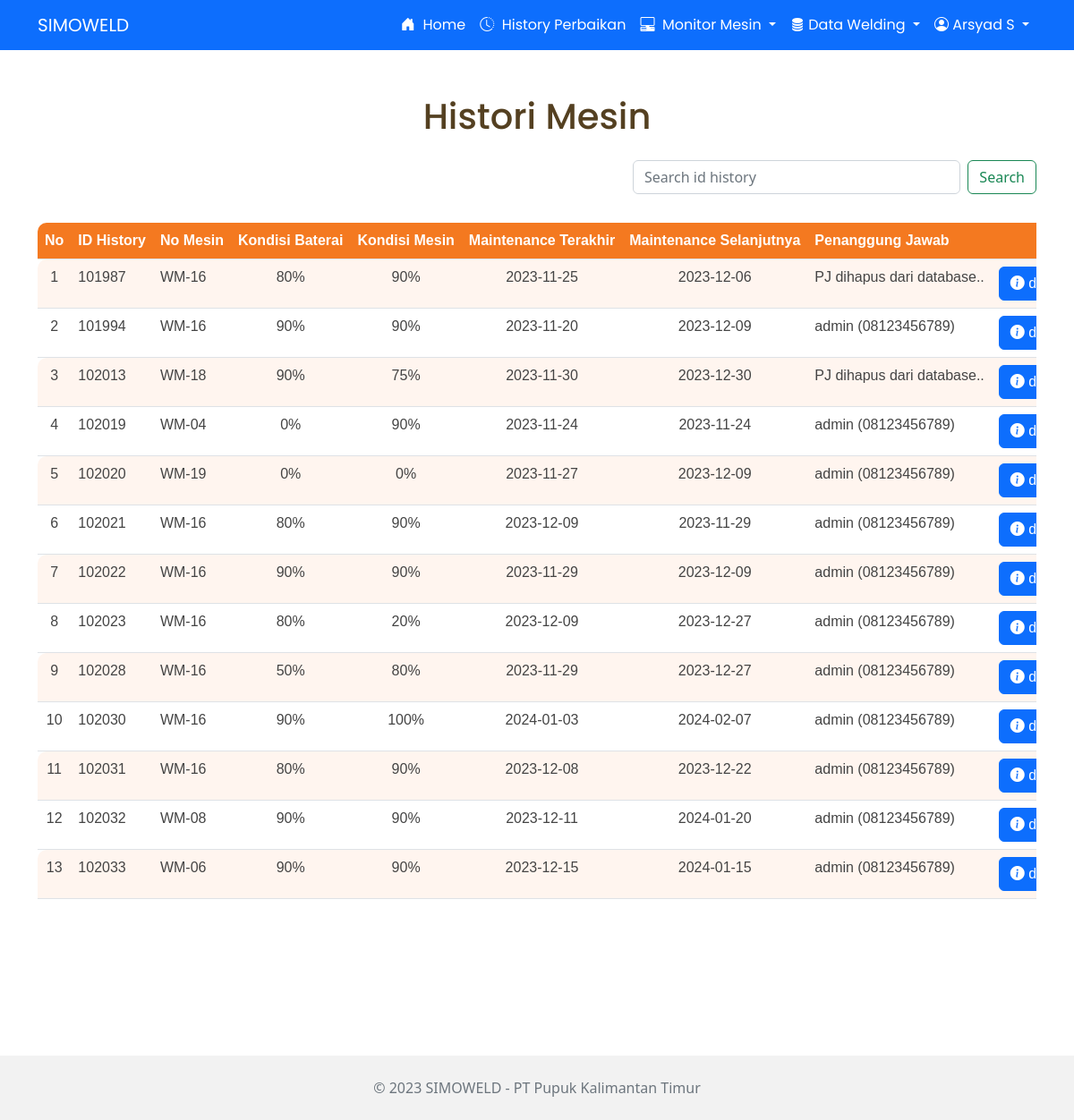
Screenshot of /history_all.php (signed in) with the database file from the repository.
### tables this page shows
CREATE TABLE `tb_user` (
  `usr_id` varchar(20) NOT NULL,
  `usr_name` varchar(50) NOT NULL,
  `usr_hp` varchar(15) NOT NULL,
  `usr_departemen` varchar(75) NOT NULL,
  `usr_role` varchar(10) NOT NULL,
  `usr_password` varchar(255) NOT NULL
);

CREATE TABLE `tb_history` (
  `hst_id` int(11) NOT NULL,
  `hst_baterai` int(11) NOT NULL,
  `hst_mesin` int(11) NOT NULL,
  `hst_last_maint` date NOT NULL,
  `hst_next_maint` date NOT NULL,
  `hst_keterangan` varchar(250) NOT NULL,
  `tb_user_usr_id` varchar(20) DEFAULT NULL,
  `tb_mesin_msn_id` varchar(10) DEFAULT NULL
);

### history_all.php (the view, shortened to what this page needs)
<?php
    require 'functions.php';
    $history = mysqli_query($conn, "SELECT * FROM tb_history");
    if( isset($_POST["search"]) ){
        $search = $conn->real_escape_string($_POST['cari']);
        $history = mysqli_query($conn, "SELECT * FROM tb_history WHERE hst_id LIKE '%".$search."%'");
        if (empty($search)){
            $history = mysqli_query($conn, "SELECT * FROM tb_history");
        }
    }else
    {
        $history = mysqli_query($conn, "SELECT * FROM tb_history");
    }
?>
<!DOCTYPE html>
<html lang="en">
<head>
    <link href="https://cdn.jsdelivr.net/npm/bootstrap@5.2.3/dist/css/bootstrap.min.css" rel="stylesheet">
    <link rel="stylesheet" href="css/style.css">
</head>
<body>
    <?php include_once("navbar.php"); ?>
    <h1 class="d-flex justify-content-center" style="margin:50px 0 25px 0; color:#544021;">Histori Mesin</h1>
    <div class="container mt-4">
        <div class="mb-3">
            <div class="row d-flex justify-content-between">
                <div class="col-md-7 mb-3">
                </div>
                <div class="col-md-5 mb-3">
                    <form class="d-flex" method="post" action="">
                        <input class="form-control me-2" type="search" placeholder="Search id history" name="cari" aria-label="Search">
                        <button class="btn btn-outline-success" type="submit" name="search">Search</button>
                    </form>
                </div>
            </div>
        </div>
        <table class="table">
            <tr>
                <th class="f">No</th>
                <th>ID History</th>
                <th>No Mesin</th>
                <th>Kondisi Baterai</th>
                <th>Kondisi Mesin</th>
                <th>Maintenance Terakhir</th>
                <th>Maintenance Selanjutnya</th>
                <th>Penanggung Jawab</th>
                <th class="l"></th>
            </tr>
            <?php $i = 1; ?>
            <?php while($row = mysqli_fetch_array($history)):?>
            <tr>
                <td class="f"><?= $i; ?></td>
                <td><?= $row["hst_id"] ?></td>
                <td><?= $row["tb_mesin_msn_id"] ?></td>
                <td class="h"><?= $row["hst_baterai"] ?>%</td>
                <td class="h"><?= $row["hst_mesin"] ?>%</td>
                <td class="h"><?= $row["hst_last_maint"] ?></td>
                <td class="h"><?= $row["hst_next_maint"] ?></td>
                <td>
                    <?php
                        $npk = $row['tb_user_usr_id'];
                        if ($npk == NULL){
                            echo "PJ dihapus dari database..";
                        }
                        else{
                            $peng = mysqli_query($conn, "SELECT * FROM tb_history INNER JOIN tb_user ON usr_id = '$npk'");
                            if($peng->num_rows > 0){
                                $row_tu = $peng->fetch_assoc();
                            }?>
                            <?=$row_tu['usr_name']?> (<?= $row_tu['usr_hp']?>)
                    <?php } ?>
                </td>
                <td class="l">
                    <button type="button" class="btn btn-primary" data-bs-toggle="modal" data-bs-target="#detailUser<?=$i?>">
                        <i class="bi bi-info-circle-fill"></i> detail
                    </button>
                                                    value="<?php
                                                                $npk = $row['tb_user_usr_id'];
                                                                if ($npk == NULL){
                                                                    echo "PJ dihapus dari database..";
                                                                }
                                                                else{
                                                                    $peng = mysqli_query($conn, "SELECT * FROM tb_history INNER JOIN tb_user ON usr_id = '$npk'");
                                                                    if($peng->num_rows > 0){
                                                                        $row_tu = $peng->fetch_assoc();
                                                                    }?><?=$row_tu['usr_id']?> - <?=$row_tu['usr_name']?> (<?= $row_tu['usr_hp']?>)
                                                            <?php } ?>
                </td>
            </tr>
            <?php $i++; ?>
            <?php endwhile; ?>
        </table>
    </div>
    <div style="margin-top:175px;">
        <?php include_once('footer.php') ?>
    </div>
</body>
</html>

### navbar.php (shortened to what this page needs)
<?php
    $usr_id = $_SESSION["ID"];
    $query  = "SELECT * FROM tb_user WHERE usr_id = '$usr_id'";
    $result = $conn->query($query);
    $usr_sim = mysqli_query($conn, "SELECT * FROM tb_user WHERE usr_id = '$usr_id'");
    $row_user = $usr_sim->fetch_assoc();
?>
<link rel="stylesheet" href="https://cdn.jsdelivr.net/npm/bootstrap-icons@1.11.2/font/bootstrap-icons.min.css">
<link rel="stylesheet" href="css/style2.css">
<nav class="navbar navbar-expand-lg bg-primary">
  <div class="container container-fluid d-flex">
    <a class="navbar-brand text-white" href="index.php">SIMOWELD</a>
    <div class="collapse navbar-collapse justify-content-end" id="navbarNavDropdown">
      <ul class="navbar-nav">
        <li class="nav-item">
            <a class="nav-link active text-white" aria-current="page" href="index.php">
                <i class="bi bi-house-door-fill"></i> &nbsp;Home
            </a>
        </li>
        <li class="nav-item">
            <a class="nav-link active text-white" aria-current="page" href="history_all.php">
                <i class="bi bi-clock-history"></i> &nbsp;History Perbaikan
            </a>
        </li>
        <li class="nav-item dropdown">
            <a class="nav-link dropdown-toggle text-white" href="#" id="navbarDropdown" role="button" data-bs-toggle="dropdown" aria-expanded="false">
            <i class="bi bi-pc-display-horizontal"></i> &nbsp;Monitor Mesin
            </a>
        </li>
        <?php if($_SESSION["ROLE"] === "admin") :?>
            <li class="nav-item dropdown">
                <a class="nav-link dropdown-toggle text-white" href="#" role="button" data-bs-toggle="dropdown" aria-expanded="false">
                    <i class="bi bi-database-fill"></i>&nbsp;Data Welding
                </a>
            </li>
        <?php endif; ?>
        <li class="nav-item dropdown">
          <a class="nav-link dropdown-toggle text-white" href="#" role="button" data-bs-toggle="dropdown" aria-expanded="false">
            <i class="bi bi-person-circle"></i>&nbsp;<?= $row_user["usr_name"]?>
          </a>
        </li>
      </ul>
    </div>
  </div>
</nav>

### css/style.css (style rules this page uses)
.table { font-family: sans-serif; color: #444; border-collapse: collapse; display: block; overflow-x: auto; white-space: nowrap; }
.f { border-radius: 10px 0 0 0; text-align: center; }
.l { border-radius: 0 10px 0 0; text-align: center; }
.h { text-align: center; }
.table tr th { background: #f47920; color: #fff; font-weight: normal; font-weight: bold; }
.table tr:nth-child(even) { background-color: #fff5ef; }

### history_all.php (style rules this page uses)
h1, h2, h3, h4, h5, h6, p, a, label { text-decoration: none; color: black; font-family: 'Poppins', sans-serif; }

### rows the page displays
tb_user: usr_name "Arsyad S"
tb_history: hst_id "101987", tb_mesin_msn "WM-16", hst_baterai "80", hst_mesin "90", hst_last_maint "2023-11-25", hst_next_maint "2023-12-06", shows "PJ dihapus dari database.."
tb_history: hst_id "101994", tb_mesin_msn "WM-16", hst_baterai "90", hst_mesin "90", hst_last_maint "2023-11-20", hst_next_maint "2023-12-09", tb_user_usr.usr_name "admin", tb_user_usr.usr_hp "08123456789"
tb_history: hst_id "102013", tb_mesin_msn "WM-18", hst_baterai "90", hst_mesin "75", hst_last_maint "2023-11-30", hst_next_maint "2023-12-30", shows "PJ dihapus dari database.."
tb_history: hst_id "102019", tb_mesin_msn "WM-04", hst_baterai "0", hst_mesin "90", hst_last_maint "2023-11-24", hst_next_maint "2023-11-24", tb_user_usr.usr_name "admin", tb_user_usr.usr_hp "08123456789"
tb_history: hst_id "102020", tb_mesin_msn "WM-19", hst_baterai "0", hst_mesin "0", hst_last_maint "2023-11-27", hst_next_maint "2023-12-09", tb_user_usr.usr_name "admin", tb_user_usr.usr_hp "08123456789"
tb_history: hst_id "102021", tb_mesin_msn "WM-16", hst_baterai "80", hst_mesin "90", hst_last_maint "2023-12-09", hst_next_maint "2023-11-29", tb_user_usr.usr_name "admin", tb_user_usr.usr_hp "08123456789"
tb_history: hst_id "102022", tb_mesin_msn "WM-16", hst_baterai "90", hst_mesin "90", hst_last_maint "2023-11-29", hst_next_maint "2023-12-09", tb_user_usr.usr_name "admin", tb_user_usr.usr_hp "08123456789"
tb_history: hst_id "102023", tb_mesin_msn "WM-16", hst_baterai "80", hst_mesin "20", hst_last_maint "2023-12-09", hst_next_maint "2023-12-27", tb_user_usr.usr_name "admin", tb_user_usr.usr_hp "08123456789"
tb_history: hst_id "102028", tb_mesin_msn "WM-16", hst_baterai "50", hst_mesin "80", hst_last_maint "2023-11-29", hst_next_maint "2023-12-27", tb_user_usr.usr_name "admin", tb_user_usr.usr_hp "08123456789"
tb_history: hst_id "102030", tb_mesin_msn "WM-16", hst_baterai "90", hst_mesin "100", hst_last_maint "2024-01-03", hst_next_maint "2024-02-07", tb_user_usr.usr_name "admin", tb_user_usr.usr_hp "08123456789"
tb_history: hst_id "102031", tb_mesin_msn "WM-16", hst_baterai "80", hst_mesin "90", hst_last_maint "2023-12-08", hst_next_maint "2023-12-22", tb_user_usr.usr_name "admin", tb_user_usr.usr_hp "08123456789"
tb_history: hst_id "102032", tb_mesin_msn "WM-08", hst_baterai "90", hst_mesin "90", hst_last_maint "2023-12-11", hst_next_maint "2024-01-20", tb_user_usr.usr_name "admin", tb_user_usr.usr_hp "08123456789"
tb_history: hst_id "102033", tb_mesin_msn "WM-06", hst_baterai "90", hst_mesin "90", hst_last_maint "2023-12-15", hst_next_maint "2024-01-15", tb_user_usr.usr_name "admin", tb_user_usr.usr_hp "08123456789"
